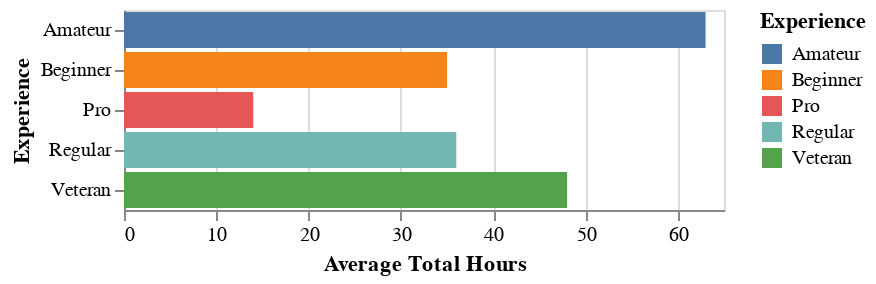

Notebook cell for this chart:
### Code cell
alt.Chart(players_wrangled).mark_bar().encode(
    x=alt.X("count(played_hours):Q", title="Average Total Hours"),
    y=alt.Y("experience:O", title="Experience"),
    color=alt.Color("experience").title("Experience")
)

### Figure 1 — Vega-Lite specification as saved in the notebook (floating-point values rounded to 4 significant figures; data arrays with more than 128 entries replaced by an {"elided": "..."} marker saying what was removed)
{"config": {"view": {"continuousWidth": 300, "continuousHeight": 300}}, "data": {"name": "data-ba234524001346b662a21010a9d2a7cf"}, "mark": {"type": "bar"}, "encoding": {"color": {"field": "experience", "title": "Experience", "type": "nominal"}, "x": {"aggregate": "count", "field": "played_hours", "title": "Average Total Hours", "type": "quantitative"}, "y": {"field": "experience", "title": "Experience", "type": "ordinal"}}, "$schema": "https://vega.github.io/schema/vega-lite/v5.20.1.json", "datasets": {"data-ba234524001346b662a21010a9d2a7cf": {"elided": "196 records"}}}
